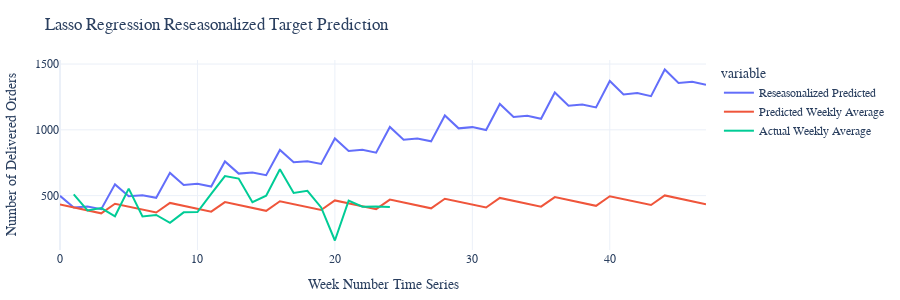

Write notebook code for a chart like this one.
### Code cell
fig = px.line(concat_res, x="Series", y=["reseason",'Label',"Original"], template = 'plotly_white',
title='Lasso Regression Reseasonalized Target Prediction',
)
fig.update_layout(showlegend=True,   margin=dict(t=60,l=10,b=20,r=10),height=300,
    xaxis_title="Week Number Time Series",
    yaxis_title="Number of Delivered Orders",
        font = dict(family="Arial",),)
fig.update_traces(textposition='top center')
newnames = {'reseason':'Reseasonalized Predicted', 'Label': 'Predicted Weekly Average','Original': "Actual Weekly Average"}
fig.for_each_trace(lambda t: t.update(name = newnames[t.name],
                                legendgroup = newnames[t.name],
                                hovertemplate = t.hovertemplate.replace(t.name, newnames[t.name])))

fig.show()

### Figure 1 — Plotly figure (JSON) as saved in the notebook; plotly's stock layout.template omitted (floating-point values rounded to 4 significant figures)
{"data": [{"hovertemplate": "variable=Reseasonalized Predicted<br>Series=%{x}<br>value=%{y}<extra></extra>", "legendgroup": "Reseasonalized Predicted", "line": {"color": "#636efa", "dash": "solid"}, "marker": {"symbol": "circle"}, "mode": "lines", "name": "Reseasonalized Predicted", "orientation": "v", "showlegend": true, "textposition": "top center", "type": "scatter", "x": [0, 1, 2, 3, 4, 5, 6, 7, 8, 9, 10, 11, 12, 13, 14, 15, 16, 17, 18, 19, 20, 21, 22, 23, 24, 25, 26, 27, 28, 29, 30, 31, 32, 33, 34, 35, 36, 37, 38, 39, 40, 41, 42, 43, 44, 45, 46, 47, 1, 2, 3, 4, 5, 6, 7, 8, 9, 10, 11, 12, 13, 14, 15, 16, 17, 18, 19, 20, 21, 22, 23, 24], "xaxis": "x", "y": [498.2, 409.3, 417.4, 397.4, 585.5, 495.3, 503.6, 483.3, 672.8, 581.4, 589.8, 569.1, 760.1, 667.4, 675.9, 655.0, 847.5, 753.4, 762.1, 740.8, 934.8, 839.4, 848.2, 826.7, 1022.0, 925.4, 934.4, 912.5, 1109.0, 1011.0, 1021.0, 998.4, 1197.0, 1097.0, 1107.0, 1084.0, 1284.0, 1183.0, 1193.0, 1170.0, 1371.0, 1269.0, 1279.0, 1256.0, 1459.0, 1355.0, 1365.0, 1342.0, null, null, null, null, null, null, null, null, null, null, null, null, null, null, null, null, null, null, null, null, null, null, null, null], "yaxis": "y"}, {"hovertemplate": "variable=Predicted Weekly Average<br>Series=%{x}<br>value=%{y}<extra></extra>", "legendgroup": "Predicted Weekly Average", "line": {"color": "#EF553B", "dash": "solid"}, "marker": {"symbol": "circle"}, "mode": "lines", "name": "Predicted Weekly Average", "orientation": "v", "showlegend": true, "textposition": "top center", "type": "scatter", "x": [0, 1, 2, 3, 4, 5, 6, 7, 8, 9, 10, 11, 12, 13, 14, 15, 16, 17, 18, 19, 20, 21, 22, 23, 24, 25, 26, 27, 28, 29, 30, 31, 32, 33, 34, 35, 36, 37, 38, 39, 40, 41, 42, 43, 44, 45, 46, 47, 1, 2, 3, 4, 5, 6, 7, 8, 9, 10, 11, 12, 13, 14, 15, 16, 17, 18, 19, 20, 21, 22, 23, 24], "xaxis": "x", "y": [432.0, 409.8, 387.7, 365.5, 438.3, 416.2, 394.0, 371.9, 444.7, 422.5, 400.3, 378.2, 451.0, 428.8, 406.7, 384.5, 457.3, 435.2, 413.0, 390.9, 463.7, 441.5, 419.3, 397.2, 470.0, 447.8, 425.7, 403.5, 476.3, 454.2, 432.0, 409.8, 482.7, 460.5, 438.3, 416.2, 489.0, 466.8, 444.7, 422.5, 495.3, 473.2, 451.0, 428.8, 501.7, 479.5, 457.3, 435.2, null, null, null, null, null, null, null, null, null, null, null, null, null, null, null, null, null, null, null, null, null, null, null, null], "yaxis": "y"}, {"hovertemplate": "variable=Actual Weekly Average<br>Series=%{x}<br>value=%{y}<extra></extra>", "legendgroup": "Actual Weekly Average", "line": {"color": "#00cc96", "dash": "solid"}, "marker": {"symbol": "circle"}, "mode": "lines", "name": "Actual Weekly Average", "orientation": "v", "showlegend": true, "textposition": "top center", "type": "scatter", "x": [0, 1, 2, 3, 4, 5, 6, 7, 8, 9, 10, 11, 12, 13, 14, 15, 16, 17, 18, 19, 20, 21, 22, 23, 24, 25, 26, 27, 28, 29, 30, 31, 32, 33, 34, 35, 36, 37, 38, 39, 40, 41, 42, 43, 44, 45, 46, 47, 1, 2, 3, 4, 5, 6, 7, 8, 9, 10, 11, 12, 13, 14, 15, 16, 17, 18, 19, 20, 21, 22, 23, 24], "xaxis": "x", "y": [null, null, null, null, null, null, null, null, null, null, null, null, null, null, null, null, null, null, null, null, null, null, null, null, null, null, null, null, null, null, null, null, null, null, null, null, null, null, null, null, null, null, null, null, null, null, null, null, 509, 388, 405, 343, 553, 342, 353, 293, 373, 375, 514, 649, 630, 450, 500, 700, 520, 537, 410, 159, 461.6, 415.3, 417.6, 412.6], "yaxis": "y"}], "layout": {"font": {"family": "Arial"}, "height": 300, "legend": {"title": {"text": "variable"}, "tracegroupgap": 0}, "margin": {"b": 20, "l": 10, "r": 10, "t": 60}, "showlegend": true, "title": {"text": "Lasso Regression Reseasonalized Target Prediction"}, "xaxis": {"anchor": "y", "domain": [0, 1], "title": {"text": "Week Number Time Series"}}, "yaxis": {"anchor": "x", "domain": [0, 1], "title": {"text": "Number of Delivered Orders"}}}}
